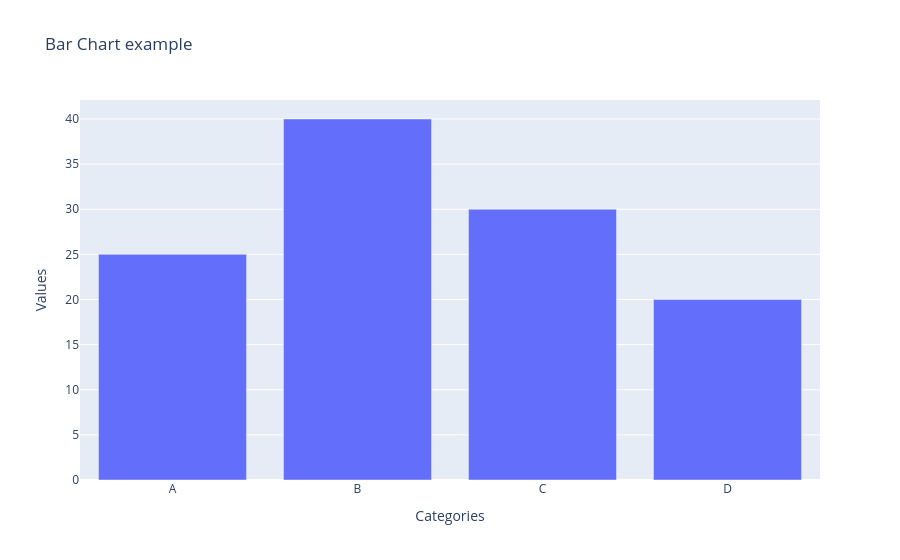

The notebook cell saved with this chart:
### Markdown cell above
### 2. plotly:

### Code cell
# Bar graph plot using different Python libraries
# 2. Plotly
import plotly.express as px
categories = ['A','B', 'C', 'D']
values = [25, 40, 30, 20]

# Create an interactive bar chart
fig = px.bar(x=categories, y=values, labels={'x':'Categories', 'y':'Values'}, title='Bar Chart example')
fig.show()

### Figure 1 — Plotly figure (JSON) as saved in the notebook; plotly's stock layout.template omitted (floating-point values rounded to 4 significant figures)
{"data": [{"hovertemplate": "Categories=%{x}<br>Values=%{y}<extra></extra>", "legendgroup": "", "marker": {"color": "#636efa", "pattern": {"shape": ""}}, "name": "", "orientation": "v", "showlegend": false, "textposition": "auto", "type": "bar", "x": ["A", "B", "C", "D"], "xaxis": "x", "y": [25, 40, 30, 20], "yaxis": "y"}], "layout": {"barmode": "relative", "legend": {"tracegroupgap": 0}, "title": {"text": "Bar Chart example"}, "xaxis": {"anchor": "y", "domain": [0, 1], "title": {"text": "Categories"}}, "yaxis": {"anchor": "x", "domain": [0, 1], "title": {"text": "Values"}}}}
